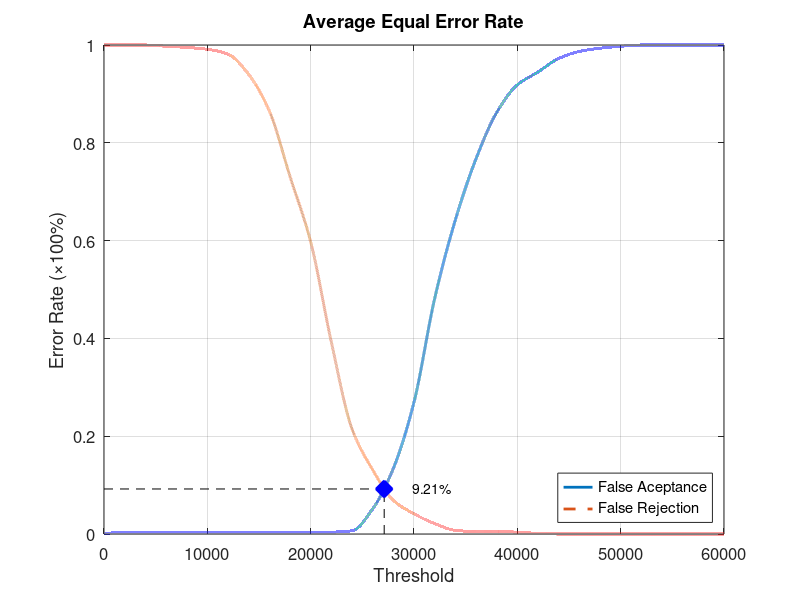
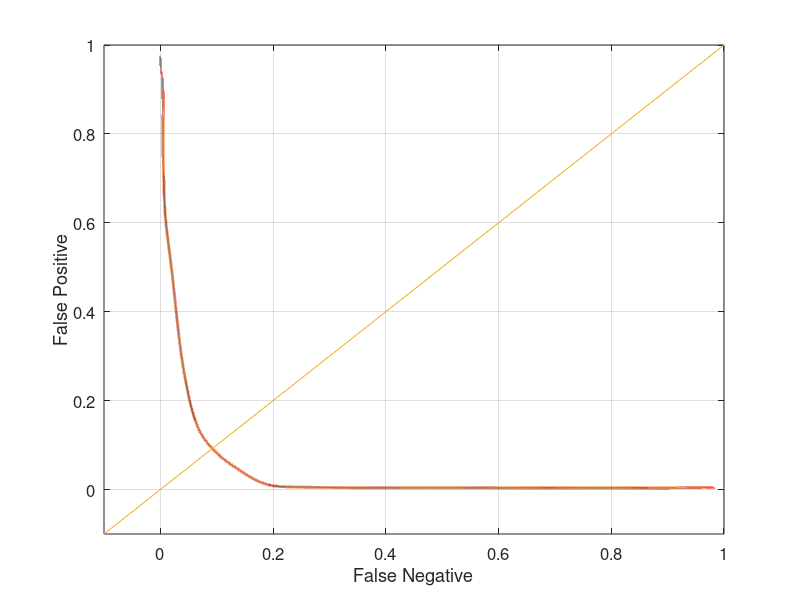

Reproduce these figures in MATLAB, in order.
function yEER = Experiment5Average
close all;
clear;
clc;
x = 0:2000:60000;
xq = 0:0.5:60000;

y0 = [0 0.00394737 0.00394737 0.00394737 0.00394737 0.00394737 0.00394737 0.00394737 0.00394737 0.00394737 0.00394737 0.00394737 0.00657895 0.0513158 0.134211 0.269737 0.481579 0.642105 0.767105 0.861842 0.918421 0.944737 0.972368 0.986842 0.993421 0.997368 1 1 1 1 1];
yy0 = interp1(x, y0, xq, 'pchip');
y1 = [1 1 1 0.9975 0.995 0.99125 0.98125 0.94 0.865 0.73125 0.5975 0.3925 0.215 0.13125 0.06875 0.04125 0.02125 0.0075 0.005 0.005 0.00375 0.00125 0 0 0 0 0 0 0 0 0];
yy1 = interp1(x, y1, xq, 'pchip');

% Calculating EER: 
y2 = abs(y0 - y1);
find(y2 == min(y2))
yy2 = abs(yy0 - yy1);
xEER = find(yy2 == min(yy2));
xEERIndex = xq(xEER) % X-axis EER
yEER = yy0(xEER) % Y-axis EER

main = figure
plot(xq, yy0,'-','LineWidth', 2);	hold on
plot(xq, yy1,'--','LineWidth', 2);	hold on
plot([xEERIndex xEERIndex], [0 yEER], 'k--');	hold on
plot([0 xEERIndex], [yEER yEER], 'k--');	hold on
plot(xEERIndex, yEER, 'bx', 'LineWidth', 10);	hold on
text(xEERIndex + 10 * xEERIndex / 100, yEER, [num2str(round((10000 * yEER)) / 100) '%'])
legend('False Aceptance', 'False Rejection', 'Location', 'SouthEast')
xlabel('Threshold')
ylabel('Error Rate (\times100%)')
title('Average Equal Error Rate')
set(gca, 'FontSize', 12)
axis([0 60000 0 1])
grid on

print(main, 'Experiment5AverageMain', '-dpng');
FNRxFPR = figure('Color', [1 1 1]);
plot(yy1, yy0, '-', yy1, yy0, 'LineWidth', 2);
hold on
y = -0.1:0.1:1
plot(y, y); 
set(gca, 'FontSize', 12)
xlabel('False Negative')
ylabel('False Positive')
axis([-0.1 1 -0.1 1])
set(gca, 'FontSize', 12)
grid on

print(FNRxFPR, 'Experiment5AverageFNRxFPR','-dpng');
end
